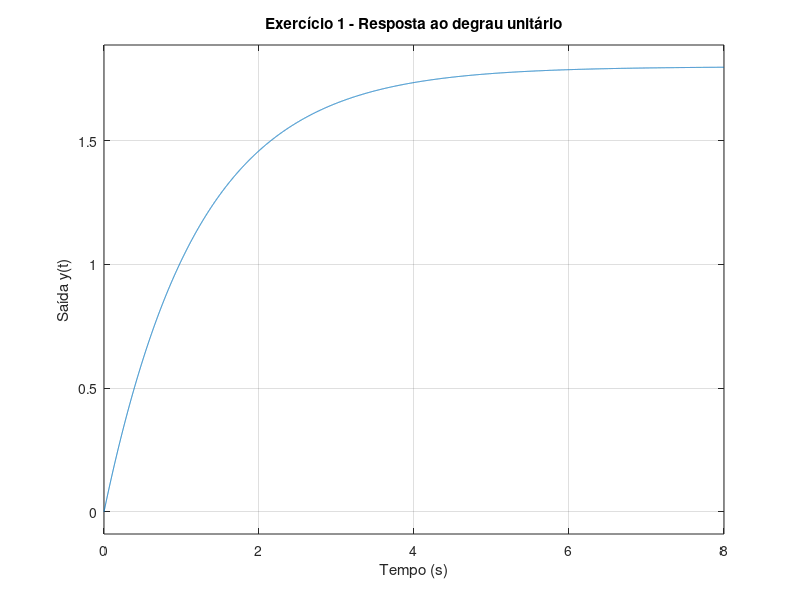
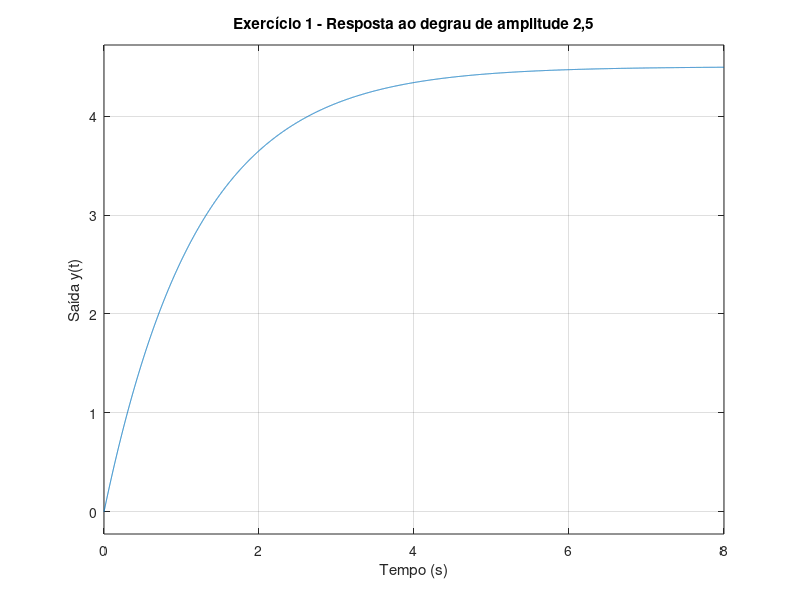

Here is the MATLAB script that generated these plots, in order: (Note: this script raises an error after producing the figures.)


clear; clc; close all;

t8 = 0:0.001:8;   % vetor de tempo padrão (0 a 8 s) usado nas comparações

%% Exercício 1 - Identificação de um sistema de primeira ordem a partir de um ensaio

fprintf("=====EXERCÍCIO 1======/n")
y_final_ensaio = 1.8;   % valor final observado da saída
t_63pct        = 1.2;   % instante em que a saída atinge ~63% do valor final [s]

% Como a entrada é um degrau unitário, o valor final da resposta é, por
% definição, o próprio ganho estático do sistema. E, por definição de
% sistema de 1a ordem, o tempo para atingir 63,2% do valor final é a
% própria constante de tempo tau.
K1   = y_final_ensaio;      % ganho
tau1 = t_63pct;              % constante de tempo [s]

G1 = tf(K1, [tau1 1]);
disp('Função de transferência G1(s):');
G1

% Polo do sistema
polo1 = pole(G1);
fprintf('Ganho K = %.4f\n', K1);
fprintf('Constante de tempo tau = %.4f s\n', tau1);
fprintf('Polo do sistema: %.4f\n', polo1);

% Tempo de subida (10%%-90%%) e tempo de acomodação (2%%) - fórmulas de 1a ordem
tr1 = 2.2*tau1;      % tempo de subida (10% a 90%)
ts1 = 4*tau1;        % tempo de acomodação (critério de 2%)
fprintf('Tempo de subida (10%%-90%%): %.4f s\n', tr1);
fprintf('Tempo de acomodação (2%%): %.4f s\n', ts1);

% Ganho em regime permanente
Kdc1 = dcgain(G1);
fprintf('Ganho em regime permanente: %.4f\n', Kdc1);

% Gráfico da resposta ao degrau unitário durante 8 s
figure;
step(G1, t8);
title('Exercício 1 - Resposta ao degrau unitário');
xlabel('Tempo (s)'); ylabel('Saída y(t)');
grid on;

% --- Entrada em degrau de amplitude 2,5 ---
amplitude2 = 2.5;
y_final2 = Kdc1*amplitude2;
fprintf('Novo valor final da saída p/ degrau de amplitude %.2f: %.4f\n', ...
    amplitude2, y_final2);

figure;
step(amplitude2*G1, t8);
title('Exercício 1 - Resposta ao degrau de amplitude 2,5');
xlabel('Tempo (s)'); ylabel('Saída y(t)');
grid on;

% 1) Quanto menor a constante de tempo tau, mais negativo (mais à
%    esquerda no plano s) fica o polo do sistema (polo = -1/tau); isso
%    torna a resposta transitória mais rápida.
% 2) A rapidez da resposta é inversamente proporcional a tau: tanto o
%    tempo de subida (2,2*tau) quanto o tempo de acomodação (4*tau)
%    diminuem quando tau diminui (polo mais afastado da origem).


%% Exercício 2 - Escolha entre três sistemas de segunda ordem

fprintf('\n========== EXERCÍCIO 2 ==========\n');

GA = tf(25, [1 3  25]);
GB = tf(25, [1 10 25]);
GC = tf(25, [1 16 25]);

sistemas2 = {GA, GB, GC};
nomes2    = {'Sistema A', 'Sistema B', 'Sistema C'};

wn2    = zeros(1,3);
zeta2  = zeros(1,3);
Kdc2   = zeros(1,3);
tipos2 = cell(1,3);

for k = 1:3
    [~, den] = tfdata(sistemas2{k}, 'v');   % den = [1 a1 a0]
    [wn2(k), zeta2(k)] = parametros_2a_ordem(den);
    Kdc2(k) = dcgain(sistemas2{k});

    if zeta2(k) < 1 - 1e-9
        tipos2{k} = 'subamortecido';
    elseif abs(zeta2(k) - 1) <= 1e-9
        tipos2{k} = 'criticamente amortecido';
    else
        tipos2{k} = 'superamortecido';
    end

    fprintf('%s:\n', nomes2{k});
    fprintf('  Polos: %s\n', mat2str(pole(sistemas2{k}), 4));
    fprintf('  Frequência natural (wn): %.4f rad/s\n', wn2(k));
    fprintf('  Coeficiente de amortecimento (zeta): %.4f\n', zeta2(k));
    fprintf('  Tipo de resposta: %s\n', tipos2{k});
    fprintf('  Ganho em regime permanente: %.4f\n', Kdc2(k));
end

% Resposta ao degrau unitário dos três sistemas em uma mesma figura
figure;
step(GA, t8); hold on;
step(GB, t8);
step(GC, t8);
title('Exercício 2 - Resposta ao degrau unitário (Sistemas A, B e C)');
xlabel('Tempo (s)'); ylabel('Saída y(t)');
legend(nomes2, 'Location', 'best');
grid on;
hold off;

% Posição dos polos dos três sistemas
figure;
pzmap(GA, GB, GC);
title('Exercício 2 - Posição dos polos (Sistemas A, B e C)');
legend(nomes2, 'Location', 'best');
grid on;

% Escolha do sistema mais adequado: sem sobressinal e resposta mais rápida
% Sistemas sem sobressinal são aqueles com zeta >= 1 (B e C). Entre eles,
% comparamos o tempo de acomodação obtido numericamente pela função stepinfo.
info_B = stepinfo(GB);
info_C = stepinfo(GC);
fprintf('Tempo de acomodação (2%%) - Sistema B: %.4f s\n', info_B.SettlingTime);
fprintf('Tempo de acomodação (2%%) - Sistema C: %.4f s\n', info_C.SettlingTime);

if info_B.SettlingTime < info_C.SettlingTime
    escolhido2 = 'Sistema B';
else
    escolhido2 = 'Sistema C';
end
fprintf('Sistema mais adequado (sem sobressinal e mais rápido): %s\n', escolhido2);

% Comentário:
% O Sistema A é subamortecido (zeta = 0,3 < 1) e portanto apresenta
% sobressinal, sendo descartado pela exigência da aplicação. Entre os
% Sistemas B (criticamente amortecido) e C (superamortecido), ambos sem
% sobressinal, o Sistema B é mais rápido porque, para uma mesma wn, o
% amortecimento crítico é o menor amortecimento que ainda evita
% oscilação — no Sistema C o polo dominante fica mais próximo da origem,
% tornando a resposta mais lenta.


%% Exercício 3 - Avaliação de desempenho de dois sistemas de segunda ordem

fprintf('\n========== EXERCÍCIO 3 ==========\n');

G_1 = tf(16, [1 2.8 16]);
G_2 = tf(25, [1 6.5 25]);

sistemas3 = {G_1, G_2};
nomes3    = {'Sistema 1', 'Sistema 2'};

for k = 1:2
    [~, den] = tfdata(sistemas3{k}, 'v');
    [wn, zeta] = parametros_2a_ordem(den);
    p        = pole(sistemas3{k});
    yfinal   = dcgain(sistemas3{k});      % entrada é degrau unitário
    td       = tempo_atraso(zeta, wn);
    tr       = tempo_subida_2ordem(zeta, wn);
    tp       = tempo_pico(zeta, wn);
    Mp       = sobressinal_max(zeta);              % em %
    picoVal  = yfinal*(1 + Mp/100);
    ts       = tempo_acomodacao_2ordem(zeta, wn);

    fprintf('%s:\n', nomes3{k});
    fprintf('  Valor final da resposta: %.4f\n', yfinal);
    fprintf('  Tempo de atraso (50%%): %.4f s\n', td);
    fprintf('  Tempo de subida: %.4f s\n', tr);
    fprintf('  Tempo de pico: %.4f s\n', tp);
    fprintf('  Valor do primeiro pico: %.4f\n', picoVal);
    fprintf('  Máximo sobressinal: %.2f %%\n', Mp);
    fprintf('  Tempo de acomodação (2%%): %.4f s\n', ts);
    fprintf('  Frequência natural (wn): %.4f rad/s\n', wn);
    fprintf('  Coeficiente de amortecimento (zeta): %.4f\n', zeta);
    fprintf('  Polos: %s\n', mat2str(p, 4));
end

figure;
step(G_1, t8); hold on;
step(G_2, t8);
title('Exercício 3 - Resposta ao degrau unitário (Sistemas 1 e 2)');
xlabel('Tempo (s)'); ylabel('Saída y(t)');
legend(nomes3, 'Location', 'best');
grid on;
hold off;

% Verificação dos requisitos: Mp < 10% e ts < 1,5 s
[~, den_1] = tfdata(G_1, 'v');
[~, den_2] = tfdata(G_2, 'v');
[wn1_, zeta1_] = parametros_2a_ordem(den_1);
[wn2_, zeta2_] = parametros_2a_ordem(den_2);
Mp1_ = sobressinal_max(zeta1_);
Mp2_ = sobressinal_max(zeta2_);
ts1_ = tempo_acomodacao_2ordem(zeta1_, wn1_);
ts2_ = tempo_acomodacao_2ordem(zeta2_, wn2_);

atende1 = (Mp1_ < 10) && (ts1_ < 1.5);
atende2 = (Mp2_ < 10) && (ts2_ < 1.5);
fprintf('Sistema 1 atende aos requisitos? %d (Mp=%.2f%%, ts=%.4fs)\n', atende1, Mp1_, ts1_);
fprintf('Sistema 2 atende aos requisitos? %d (Mp=%.2f%%, ts=%.4fs)\n', atende2, Mp2_, ts2_);

% Comentários:
% 1) O Sistema 1 (zeta = 0,35) apresenta menor amortecimento que o
%    Sistema 2 (zeta = 0,65); por isso seu sobressinal é bem maior
%    (~31% contra ~7%), embora seu tempo de pico seja um pouco maior.
% 2) Apenas o Sistema 2 satisfaz simultaneamente os requisitos de
%    sobressinal inferior a 10% e tempo de acomodação inferior a 1,5 s;
%    o Sistema 1 viola as duas condições, sendo portanto reprovado para
%    essa aplicação.


%% Exercício 4 - Seleção de parâmetros para um sistema de segunda ordem

fprintf('\n========== EXERCÍCIO 4 ==========\n');

zetas4 = [0.35, 0.55, 0.70, 0.80];
wns4   = [6, 5, 4, 3.2];
nomes4 = {'Configuração A', 'Configuração B', 'Configuração C', 'Configuração D'};

sistemas4 = cell(1,4);
Mp4  = zeros(1,4);
tr4  = zeros(1,4);
tp4  = zeros(1,4);
ts4  = zeros(1,4);
yf4  = zeros(1,4);

for k = 1:4
    zeta = zetas4(k);
    wn   = wns4(k);

    % Forma padrão de 2a ordem: G(s) = wn^2 / (s^2 + 2*zeta*wn*s + wn^2)
    G = tf(wn^2, [1 2*zeta*wn wn^2]);
    sistemas4{k} = G;

    p       = pole(G);
    Mp4(k)  = sobressinal_max(zeta);
    tr4(k)  = tempo_subida_2ordem(zeta, wn);
    tp4(k)  = tempo_pico(zeta, wn);
    ts4(k)  = tempo_acomodacao_2ordem(zeta, wn);
    yf4(k)  = dcgain(G);

    fprintf('%s (zeta=%.2f, wn=%.2f rad/s):\n', nomes4{k}, zeta, wn);
    fprintf('  Polos: %s\n', mat2str(p, 4));
    fprintf('  Máximo sobressinal: %.2f %%\n', Mp4(k));
    fprintf('  Tempo de subida: %.4f s\n', tr4(k));
    fprintf('  Tempo de pico: %.4f s\n', tp4(k));
    fprintf('  Tempo de acomodação (2%%): %.4f s\n', ts4(k));
    fprintf('  Valor final da resposta ao degrau unitário: %.4f\n', yf4(k));
end

figure;
hold on;
for k = 1:4
    step(sistemas4{k}, t8);
end
title('Exercício 4 - Resposta ao degrau unitário das quatro configurações');
xlabel('Tempo (s)'); ylabel('Saída y(t)');
legend(nomes4, 'Location', 'best');
grid on;
hold off;

% Requisitos: sobressinal < 10% e tempo de acomodação < 1,5 s
atende4 = (Mp4 < 10) & (ts4 < 1.5);
fprintf('\nAtendimento aos requisitos (1 = atende, 0 = não atende):\n');
for k = 1:4
    fprintf('  %s: %d  (Mp=%.2f%%, ts=%.4fs)\n', nomes4{k}, atende4(k), Mp4(k), ts4(k));
end

idx_validas = find(atende4);
[~, imin] = min(tr4(idx_validas));
idx_escolhida = idx_validas(imin);
fprintf('Configuração selecionada (menor tempo de subida entre as válidas): %s\n', ...
    nomes4{idx_escolhida});

% Comentários:
% 1) As Configurações A e B apresentam sobressinal acima de 10% (31% e
%    ~13%, respectivamente) nos gráficos, sendo descartadas; a
%    Configuração D, apesar de não ter sobressinal relevante, tem tempo
%    de acomodação pouco acima de 1,5 s, também sendo descartada.
% 2) Somente a Configuração C atende simultaneamente aos dois
%    requisitos (sobressinal < 10% e ts < 1,5 s) observados na resposta
%    temporal, sendo portanto a escolha que melhor equilibra
%    velocidade de resposta e ausência de oscilação excessiva.


%% Exercício 5 - Comparação entre sistemas de primeira e segunda ordem

fprintf('\n========== EXERCÍCIO 5 ==========\n');

G_A5 = tf(2, [1.2 1]);           % Equipamento A - 1a ordem
G_B5 = tf(32, [1 5.6 16]);       % Equipamento B - 2a ordem

% --- Equipamento A (1a ordem) ---
tauA = 1.2;
poloA = pole(G_A5);
KdcA  = dcgain(G_A5);
yfinalA = KdcA*1;                % degrau unitário
trA = 2.2*tauA;
tsA = 4*tauA;

fprintf('Equipamento A (1a ordem):\n');
fprintf('  Polo: %.4f\n', poloA);
fprintf('  Ganho em regime permanente: %.4f\n', KdcA);
fprintf('  Valor final da resposta: %.4f\n', yfinalA);
fprintf('  Tempo de subida (10%%-90%%): %.4f s\n', trA);
fprintf('  Tempo de acomodação (2%%): %.4f s\n', tsA);

% --- Equipamento B (2a ordem) ---
[~, denB] = tfdata(G_B5, 'v');
[wnB, zetaB] = parametros_2a_ordem(denB);
poloB = pole(G_B5);
KdcB  = dcgain(G_B5);
yfinalB = KdcB*1;
trB = tempo_subida_2ordem(zetaB, wnB);
tsB = tempo_acomodacao_2ordem(zetaB, wnB);
tpB = tempo_pico(zetaB, wnB);
MpB = sobressinal_max(zetaB);
picoB = yfinalB*(1 + MpB/100);

fprintf('Equipamento B (2a ordem):\n');
fprintf('  Polos: %s\n', mat2str(poloB, 4));
fprintf('  Ganho em regime permanente: %.4f\n', KdcB);
fprintf('  Valor final da resposta: %.4f\n', yfinalB);
fprintf('  Tempo de subida: %.4f s\n', trB);
fprintf('  Tempo de acomodação (2%%): %.4f s\n', tsB);
fprintf('  Frequência natural (wn): %.4f rad/s\n', wnB);
fprintf('  Coeficiente de amortecimento (zeta): %.4f\n', zetaB);
fprintf('  Tempo de pico: %.4f s\n', tpB);
fprintf('  Valor do primeiro pico: %.4f\n', picoB);
fprintf('  Máximo sobressinal: %.2f %%\n', MpB);

figure;
step(G_A5, t8); hold on;
step(G_B5, t8);
title('Exercício 5 - Resposta ao degrau unitário (Equipamentos A e B)');
xlabel('Tempo (s)'); ylabel('Saída y(t)');
legend('Equipamento A', 'Equipamento B', 'Location', 'best');
grid on;
hold off;

% --- Repetição com degrau de amplitude 1,5 ---
amplitude5 = 1.5;
yfinalA_15 = KdcA*amplitude5;
yfinalB_15 = KdcB*amplitude5;
fprintf('Valor final p/ degrau de amplitude %.1f - Equipamento A: %.4f\n', amplitude5, yfinalA_15);
fprintf('Valor final p/ degrau de amplitude %.1f - Equipamento B: %.4f\n', amplitude5, yfinalB_15);

figure;
step(amplitude5*G_A5, t8); hold on;
step(amplitude5*G_B5, t8);
title('Exercício 5 - Resposta ao degrau de amplitude 1,5 (Equipamentos A e B)');
xlabel('Tempo (s)'); ylabel('Saída y(t)');
legend('Equipamento A', 'Equipamento B', 'Location', 'best');
grid on;
hold off;

% Comentários:
% 1) Quanto à rapidez: o Equipamento B atinge a região de regime
%    permanente mais rapidamente (ts ≈ 1,43 s) do que o Equipamento A
%    (ts = 4,8 s), pois seus polos estão mais afastados do eixo
%    imaginário (parte real mais negativa).
% 2) Quanto ao sobressinal: o Equipamento A, por ser de 1a ordem, nunca
%    apresenta sobressinal; já o Equipamento B, por ser subamortecido
%    (zeta = 0,7 < 1), apresenta um sobressinal de aproximadamente 4,6%.
% 3) Quanto ao regime permanente: como os dois equipamentos possuem o
%    mesmo ganho estático (K = 2), ambos convergem para o mesmo valor
%    final em regime permanente, seja para o degrau unitário (valor 2)
%    seja para o degrau de amplitude 1,5 (valor 3) — a diferença entre
%    eles está apenas no comportamento transitório, não no valor final.


%% ==================== Funções locais ====================

function [wn, zeta] = parametros_2a_ordem(den)
    % Extrai wn e zeta de um denominador na forma padrão
    % den = [1 2*zeta*wn  wn^2]  (den(1) deve ser 1)
    den = den/den(1);
    wn   = sqrt(den(3));
    zeta = den(2)/(2*wn);
end

function td = tempo_atraso(zeta, wn)
    % Aproximação usual para o tempo de atraso (50% do valor final)
    td = (1 + 0.7*zeta)/wn;
end

function tr = tempo_subida_2ordem(zeta, wn)
    % Tempo de subida (0% a 100%) para sistemas subamortecidos (0<zeta<1)
    beta = acos(zeta);
    wd   = wn*sqrt(1 - zeta^2);
    tr   = (pi - beta)/wd;
end

function tp = tempo_pico(zeta, wn)
    wd = wn*sqrt(1 - zeta^2);
    tp = pi/wd;
end

function Mp = sobressinal_max(zeta)
    % Máximo sobressinal, em percentual
    Mp = exp(-zeta*pi/sqrt(1 - zeta^2))*100;
end

function ts = tempo_acomodacao_2ordem(zeta, wn)
    % Tempo de acomodação, critério de 2%
    ts = 4/(zeta*wn);
end
